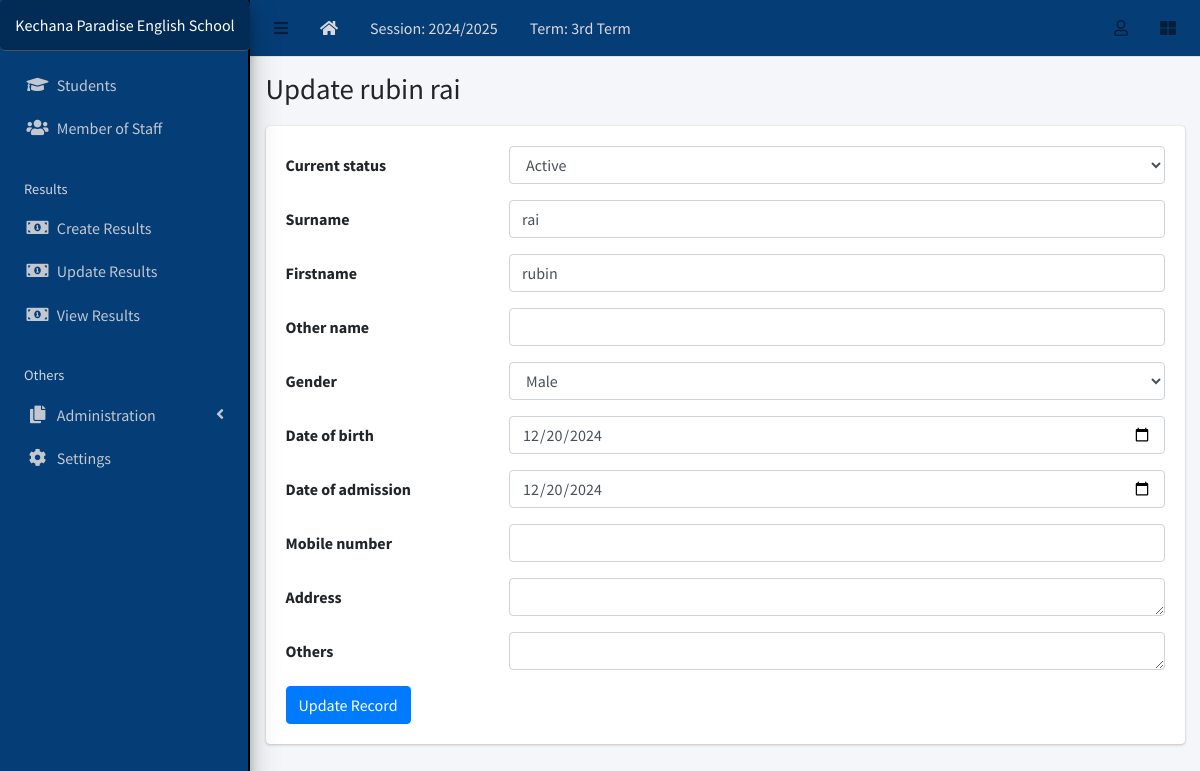
Screenshot of /staff/4/update/ with the database file from the repository.
### apps/corecode/models.py (models this page shows, shortened)
class AcademicSession(models.Model):
    name = models.CharField(max_length=200, unique=True)
    current = models.BooleanField(default=True)
    class Meta:
        ordering = ["-name"]

class AcademicTerm(models.Model):
    name = models.CharField(max_length=20, unique=True)
    current = models.BooleanField(default=True)
    class Meta:
        ordering = ["name"]

class SiteConfig(models.Model):
    key = models.SlugField()
    value = models.CharField(max_length=200)

### apps/staffs/models.py (models this page shows, shortened)
class Staff(models.Model):
    STATUS = [("active", "Active"), ("inactive", "Inactive")]
    GENDER = [("male", "Male"), ("female", "Female")]
    current_status = models.CharField(max_length=10, choices=STATUS, default="active")
    surname = models.CharField(max_length=200)
    firstname = models.CharField(max_length=200)
    other_name = models.CharField(max_length=200, blank=True)
    gender = models.CharField(max_length=10, choices=GENDER, default="male")
    date_of_birth = models.DateField(default=timezone.now)
    date_of_admission = models.DateField(default=timezone.now)
    mobile_num_regex = RegexValidator(
        regex="^[0-9]{10,15}$", message="Entered mobile number isn't in a right format!"
    )
    mobile_number = models.CharField(
        validators=[mobile_num_regex], max_length=13, blank=True
    )
    address = models.TextField(blank=True)
    others = models.TextField(blank=True)
    class Meta:
        ordering = ["firstname", "other_name" ,"surname",]
    def __str__(self):
        return f"{self.firstname} {self.other_name} {self.surname}"

### apps/staffs/views.py (the view)
# urls.py: path("<int:pk>/update/", StaffUpdateView.as_view(), name="staff-update"),
class StaffUpdateView(SuccessMessageMixin, UpdateView):
    model = Staff
    fields = "__all__"
    success_message = "Record successfully updated."
    def get_form(self):
        form = super(StaffUpdateView, self).get_form()
        form.fields["date_of_birth"].widget = widgets.DateInput(attrs={"type": "date"})
        form.fields["date_of_admission"].widget = widgets.DateInput(
            attrs={"type": "date"}
        )
        form.fields["address"].widget = widgets.Textarea(attrs={"rows": 1})
        form.fields["others"].widget = widgets.Textarea(attrs={"rows": 1})
        return form

### apps/corecode/context_processors.py (called while the page is built)
def site_defaults(request):
    current_session = AcademicSession.objects.get(current=True)
    current_term = AcademicTerm.objects.get(current=True)
    vals = SiteConfig.objects.all()
    contexts = {
        "current_session": current_session.name,
        "current_term": current_term.name,
    }
    for val in vals:
        contexts[val.key] = val.value
    return contexts

### apps/staffs/templates/staffs/staff_form.html (shortened to what this page needs)
{% extends 'base.html' %}
{% block title %}
  {% if object %}
    Update {{ object }}
  {% else %}
    Add new student
  {% endif %}
{% endblock title %}
{% block content %}
<form action="" method="POST">
  {% include 'corecode/form_snippet.html' %}
  {% if object %}
    <input type="submit" class="btn btn-primary" value="Update Record">
  {% else %}
    <input type="submit" class="btn btn-primary" value="Add new student">
  {% endif %}
</form>
{% endblock content %}

### templates/base.html (shortened to what this page needs)
{% load static %}
<!DOCTYPE html>
<html lang="en">
<head>
  <link rel="stylesheet" href="{% static 'plugins/fontawesome-free/css/all.min.css' %}">
  <link rel="stylesheet" href="{% static 'plugins/toastr/toastr.min.css' %}">
  <link rel="stylesheet"
    href="{% static 'plugins/overlayScrollbars/css/OverlayScrollbars.min.css' %}">
  <link rel="stylesheet" href="{% static 'plugins/Datatables/datatables.min.css' %}" />
  <link rel="stylesheet" href="{% static 'dist/css/adminlte.min.css' %}">
<link rel="stylesheet" href="https://cdn.datatables.net/buttons/2.2.3/css/buttons.dataTables.min.css" />
</head>
<body
  class="hold-transition sidebar-mini layout-fixed layout-navbar-fixed layout-footer-fixed">
  <div class="wrapper">
    <nav class="main-header navbar navbar-expand navbar-white navbar-light">
      <ul class="navbar-nav">
        <li class="nav-item">
          <a class="nav-link" data-widget="pushmenu" href="#" role="button"><i
              class="fas fa-bars"></i></a>
        </li>
        <li class="nav-item d-none d-sm-inline-block">
          <a href="{% url 'home' %} " class="nav-link" style="color: rgb(218, 216, 222);"><i class="fa fa-home"></i></a>
        </li>
        <li class="nav-item d-none d-sm-inline-block">
          <a href="{% url 'current-session' %}" class="nav-link" style="color: rgb(218, 216, 222);">Session: {{ current_session }}</a>
        </li>
        <li class="nav-item d-none d-sm-inline-block">
          <a href="{% url 'current-session' %}" class="nav-link" style="color: rgb(218, 216, 222);">Term: {{ current_term }}</a>
        </li>
      </ul>
      <ul class="navbar-nav ml-auto" style="color: rgb(218, 216, 222);">
        <li class="nav-item dropdown">
          <a class="nav-link" data-toggle="dropdown" href="#">
            <i class="far fa-user"></i>
          </a>
        </li>
        <li class="nav-item">
          <a class="nav-link" data-widget="control-sidebar" data-slide="true"
            href="#" role="button"><i class="fas fa-th-large"></i></a>
        </li>
      </ul>
    </nav>
    <aside class="main-sidebar sidebar-dark-primary elevation-4" >
      <a href="{% url 'home' %}" class="brand-link" style="background-color:rgb(2, 44, 85); color: white; padding: 13px; text-align: center; border-radius: 5px; font-size: 16px;">
        {{ school_name | default:"MySchool" }}
      </a>
      <div class="sidebar">
        <nav class="mt-2">
          <ul class="nav nav-pills nav-sidebar flex-column"
            data-widget="treeview" role="menu" data-accordion="false">
            <li class="nav-item">
              <a href="{% url 'student-list' %}" class="nav-link">
                <i class="nav-icon fas fa-graduation-cap"></i>
                <p>
                  Students
                </p>
              </a>
            </li>
            <li class="nav-item">
              <a href="{% url 'staff-list' %}" class="nav-link">
                <i class="nav-icon fas fa-users"></i>
                <p>
                  Member of Staff
                </p>
              </a>
            </li>
            <li class="nav-header">Results</li>
            <li class="nav-item">
              <a href="{% url 'create-result' %}" class="nav-link">
                <i class="nav-icon fas fa-money-bill-alt"></i>
                <p>
                  Create Results
                </p>
              </a>
            </li>
            <li class="nav-item">
              <a href="{% url 'edit-results' %}" class="nav-link">
                <i class="nav-icon fas fa-money-bill-alt"></i>
                <p>
                  Update Results
                </p>
              </a>
            </li>
            <li class="nav-item">
              <a href="{% url 'view-results' %}" class="nav-link">
                <i class="nav-icon fas fa-money-bill-alt"></i>
                <p>
                  View Results
                </p>
              </a>
            </li>
            <li class="nav-header">Others</li>
            <li class="nav-item has-treeview">
              <a href="#" class="nav-link">
                <i class="nav-icon fas fa-copy"></i>
                <p>
                  Administration
                  <i class="fas fa-angle-left right"></i>
                </p>
              </a>
            </li>
            <li class="nav-item">
              <a href="{% url 'configs' %}" class="nav-link">
                <i class="nav-icon fas fa-cog"></i>
                <p>
                  Settings
                </p>
              </a>
            </li>
          </ul>
        </nav>
      </div>
    </aside>
    <div class="content-wrapper">
      <section class="content-header">
        <div class="container-fluid">
          <div class="row mb-1">
            <div class="col-sm-8">
              <h1>{% block title %}{% endblock title %}</h1>
            </div>
            <div class="col-sm-4">
            </div>
          </div>
        </div>
      </section>
      <section class="content">
        <div class="container-fluid">
          <div class="row">
            <div class="col-md-12">
              {% block fullcard %}
              <div class="card">
                <div class="card-body">
                  <div class="row">
                    <div class="col">
                      {% block content %}
                      {% endblock content %}
                    </div>
                  </div>
                </div>
              </div>
              {% endblock fullcard %}
            </div>
          </div>
        </div>
      </section>
    </div>
  </div>
</body>
</html>

### apps/corecode/templates/corecode/form_snippet.html (shortened to what this page needs)
{% load widget_tweaks %}
{% for field in form %}
<div class="form-group row">
  <label class="col-sm-3 col-form-label" for="{{ field.auto_id }}">
    {{ field.label }}
  </label>
  <div class="col-sm-9">
    {{ field | add_class:"form-control"}}
  </div>
</div>
{% endfor %}

### templates/base.html (style rules this page uses)
.main-sidebar { background-color:rgb(5, 61, 118); border-right: 2px solid black; }
.main-header { background-color:rgb(5, 61, 118); color: rgb(218, 216, 222); }

### rows the page displays
AcademicSession: name "2024/2025"
AcademicTerm: name "3rd Term"
SiteConfig: value "Kechana Paradise English School"
Staff: firstname+other_name+surname "rubin rai", current_status "Active" "rai" "rubin" "Male" "12/20/2024" "12/20/2024"

### other values shown
{{ field.label }} "Current status" "Surname" "Firstname" "Other name" "Gender" "Date of birth" "Date of admission" "Mobile number" "Address" "Others"
